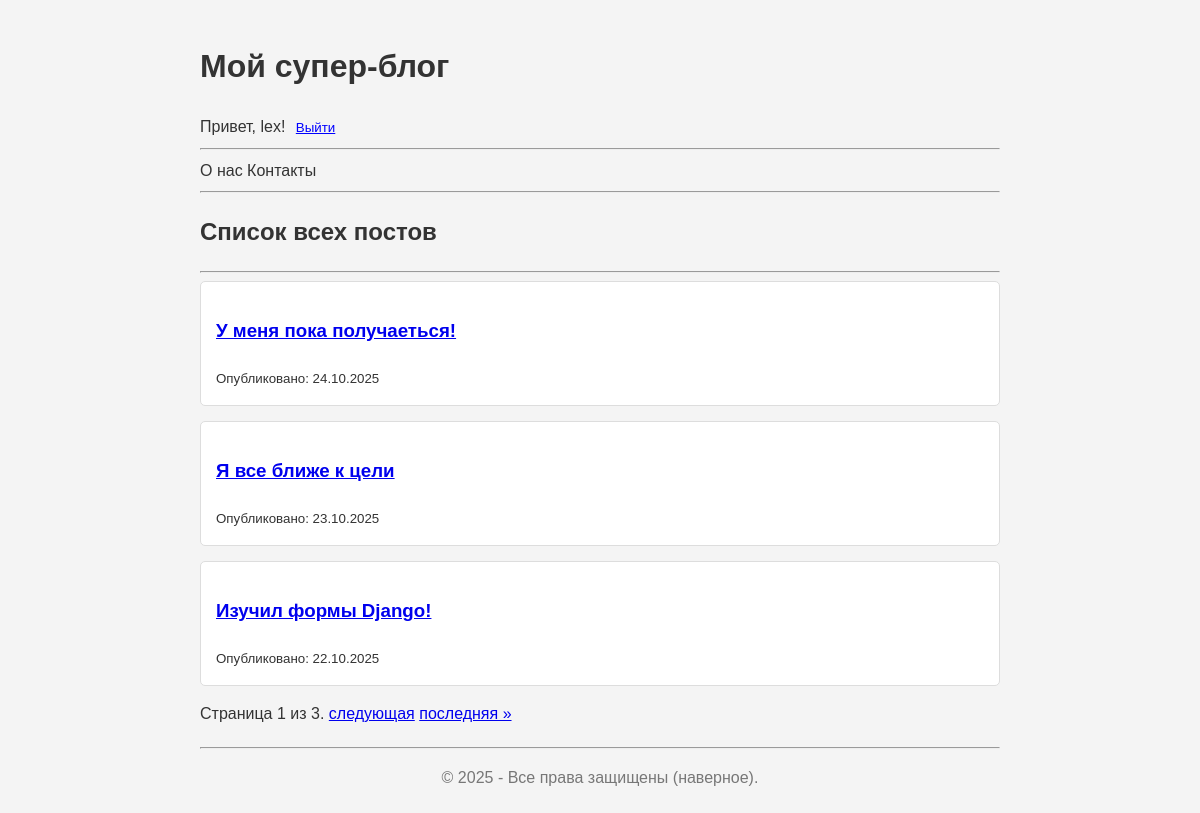
The app's page / (signed in) with its own data.
### blog/models.py (models this page shows, shortened)
class Post(models.Model):
    title = models.CharField(max_length=200, verbose_name="Заголовок")
    slug = models.SlugField(max_length=250, unique=True, blank=True)
    body = models.TextField(verbose_name="Текст поста")
    created_date = models.DateTimeField(default=timezone.now, verbose_name="Дата создания")
    class Meta:
        ordering = ['-created_date']
        verbose_name = "Пост"
        verbose_name_plural = "Посты"

### blog/views.py (the view)
# urls.py: path('', views.post_list, name='post_list'),
def post_list(request):
    object_list = Post.objects.all()
    paginator = Paginator(object_list, 3)
    page_number = request.GET.get('page')
    try:
        posts = paginator.page(page_number)
    except  PageNotAnInteger:
        posts = paginator.page(1)
    except EmptyPage:
        posts = paginator.page(paginator.num_pages)
    return render(request, 'blog/post_list.html', {'posts': posts})

### blog/templates/blog/post_list.html (shortened to what this page needs)
{% extends "base.html" %}
{% block content %}
    <h2>Список всех постов</h2>
    <hr>
    {% for post in posts %}
        <article>
            <h3>
                <a href="{% url 'post_detail' slug=post.slug %}">
                    {{ post.title }}
                </a>
            </h3>
            <small>Опубликовано: {{ post.created_date|date:"d.m.Y" }}</small>
        </article>
    {% endfor %}
    <div class="pagination">
        <span class="step-links">
            <span class="current">
                Страница {{ posts.number }} из {{ posts.paginator.num_pages }}.
            </span>
            {% if posts.has_next %}
                <a href="?page={{ posts.nex_page_number }}">следующая</a>
                <a href="?page={{ posts.paginator.num_pages }}">последняя &raquo;</a>
            {% endif %}
        </span>
    </div>
{% endblock %}

### blog/templates/base.html (shortened to what this page needs)
{% load static %}
<!DOCTYPE html>
<html lang="ru">
<head>
    <link rel="stylesheet" href="{% static 'css/style.css' %}">
</head>
<body>
    <header>
        <h1><a href="{% url 'post_list' %}">Мой супер-блог</a></h1>
        <nav>
            {% if user.is_authenticated %}
                Привет, {{ user.username }}!
                <form action="{% url 'logout' %}" method="post" style="display: inline;">
                    <button type="submit", style="background:none; border:none; color:blue; text-decoration:underline; cursor:pointer;">
                        Выйти
                    </button>
                </form>
            {% else %}
                <a href="{% url 'login' %}">Войти</a>
            {% endif %}
        </nav>
        <hr>
        <nav>
            <a href="#">О нас</a>
            <a href="#">Контакты</a>
        </nav>
        <hr>
    </header>
    <main>
        {% block content %}
        {% endblock %}
    </main>
    <footer>
        <hr>
        <p>&copy; 2025 - Все права защищены (наверное).</p>
    </footer>
</body>
</html>

### static/css/style.css (style rules this page uses)
body { font-family: Arial, sans-serif; line-height: 1.6; background-color: #f4f4f4; color: #333; padding: 20px; max-width: 800px; margin: 0 auto; }
header a { color: #333; text-decoration: none; }
article { background-color: #fff; padding: 15px; margin-bottom: 15px; border-radius: 5px; border: 1px solid #ddd; }
footer { text-align: center; margin-top: 20px; color: #777; }

### records on screen
Post: title "У меня пока получаеться!", created_date "24.10.2025"
Post: title "Я все ближе к цели", created_date "23.10.2025"
Post: title "Изучил формы Django!", created_date "22.10.2025"

### other values on screen
{{ user.username }} "lex"
{{ posts.number }} "1"
{{ posts.paginator.num_pages }} "3"
